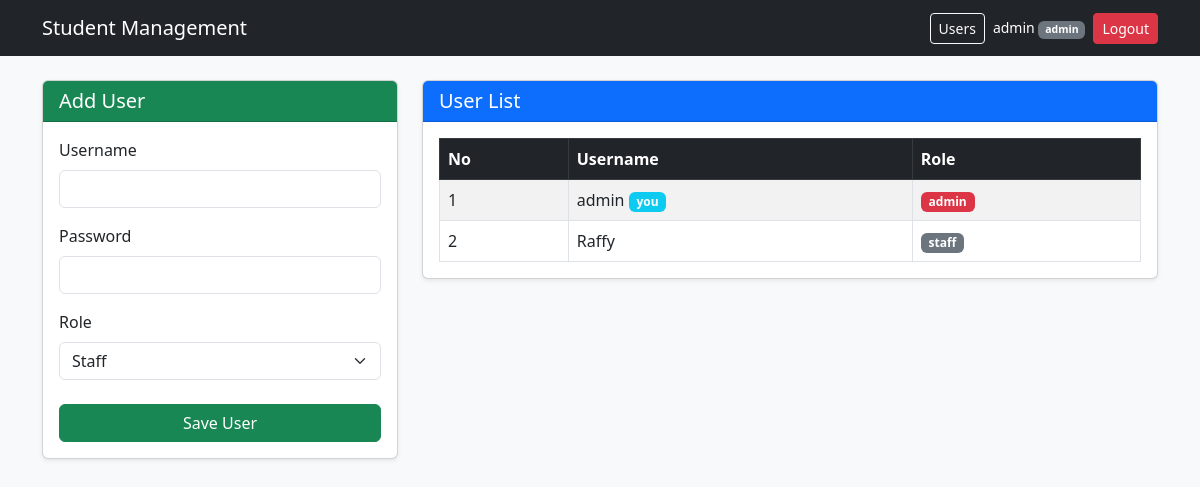
/users.php (signed in), run on the app's committed database.
### tables this page shows
CREATE TABLE `users` (
  `id` int(11) NOT NULL,
  `username` varchar(50) NOT NULL,
  `PASSWORD` varchar(255) NOT NULL,
  `role` enum('admin','staff') NOT NULL DEFAULT 'staff'
);

### users.php (the view, shortened to what this page needs)
<?php
include 'config.php';
$users = mysqli_query($conn, "SELECT id, username, role FROM users ORDER BY id");
?>
<!DOCTYPE html>
<html lang="en">
<head>
    <link href="https://cdn.jsdelivr.net/npm/bootstrap@5.3.0/dist/css/bootstrap.min.css" rel="stylesheet">
</head>
<body class="bg-light">
    <?php include 'navbar.php'; ?>
    <div class="container mt-4">
        <div class="row g-4">
            <div class="col-md-4">
                <div class="card shadow-sm">
                    <div class="card-header bg-success text-white">
                        <h5 class="mb-0">Add User</h5>
                    </div>
                    <div class="card-body">
                        <form method="POST" action="">
                            <div class="mb-3">
                                <label for="username" class="form-label">Username</label>
                                <input type="text" class="form-control" id="username" name="username" required>
                            </div>
                            <div class="mb-3">
                                <label for="password" class="form-label">Password</label>
                                <input type="password" class="form-control" id="password" name="password" minlength="6"
                                    required>
                            </div>
                            <div class="mb-4">
                                <label for="role" class="form-label">Role</label>
                                <select class="form-select" id="role" name="role">
                                    <option value="staff">Staff</option>
                                </select>
                            </div>
                            <div class="d-grid">
                                <button type="submit" name="add_user" class="btn btn-success">Save User</button>
                            </div>
                        </form>
                    </div>
                </div>
            </div>
            <div class="col-md-8">
                <div class="card shadow-sm">
                    <div class="card-header bg-primary text-white">
                        <h5 class="mb-0">User List</h5>
                    </div>
                    <div class="card-body">
                        <table class="table table-bordered table-striped align-middle mb-0">
                            <thead class="table-dark">
                                <tr>
                                    <th>No</th>
                                    <th>Username</th>
                                    <th>Role</th>
                                </tr>
                            </thead>
                            <tbody>
                                <?php $no = 1;
                                while ($u = mysqli_fetch_assoc($users)): ?>
                                    <tr>
                                        <td><?= $no++ ?></td>
                                        <td>
                                            <?= htmlspecialchars($u['username']) ?>
                                            <?php if ($u['id'] == $_SESSION['user_id']): ?>
                                                <span class="badge bg-info">you</span>
                                            <?php endif; ?>
                                        </td>
                                        <td>
                                            <span
                                                class="badge <?= $u['role'] === 'admin' ? 'bg-danger' : 'bg-secondary' ?>">
                                                <?= $u['role'] ?>
                                            </span>
                                        </td>
                                    </tr>
                                <?php endwhile; ?>
                            </tbody>
                        </table>
                    </div>
                </div>
            </div>
        </div>
    </div>
</body>
</html>

### data on the page
users: username "admin", shows "you", role "admin"
users: username "Raffy", role "staff"

### other printed values
$_SESSION['username'] "admin"
$_SESSION['role'] "admin"
